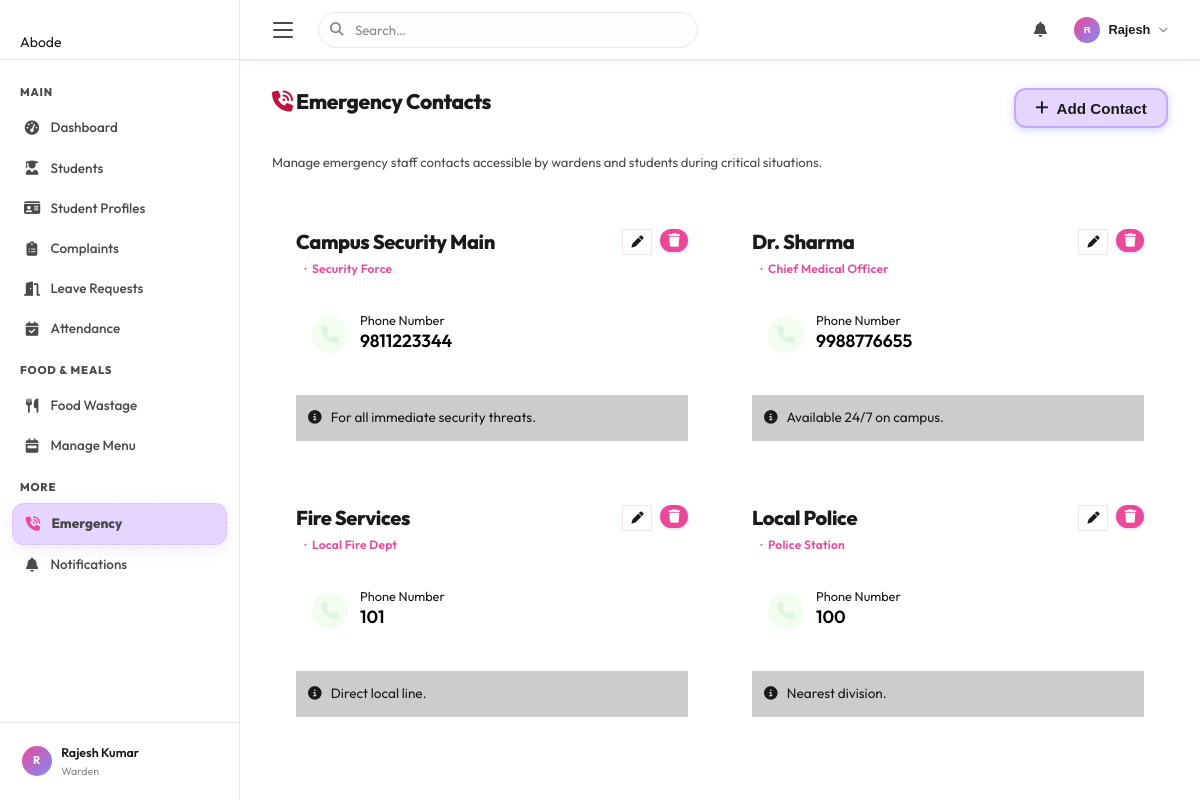
The app's page /emergency/ (signed in) with its own data.
### tables this page shows
CREATE TABLE emergency_contacts (
            id INTEGER PRIMARY KEY AUTOINCREMENT,
            name TEXT NOT NULL,
            role TEXT NOT NULL,
            phone TEXT NOT NULL,
            notes TEXT,
            created_at TIMESTAMP DEFAULT CURRENT_TIMESTAMP,
            updated_at TIMESTAMP DEFAULT CURRENT_TIMESTAMP
        );

### routes/emergency.py (the view)
@bp.route('/', methods=['GET'])
@warden_required
def view_contacts():
    cursor = get_cursor()
    cursor.execute("""
        SELECT id, name, role, phone, notes
        FROM emergency_contacts
        ORDER BY name ASC
    """)
    contacts = cursor.fetchall()
    return render_template('emergency.html', contacts=contacts)

### app.py (called while the page is built)
@app.context_processor
def inject_unread_count():
    if 'user_id' in session:
        from services.db import get_cursor
        uid = session['user_id']
        try:
            cursor = get_cursor()
            cursor.execute("""
                SELECT COUNT(*) AS cnt FROM notifications
                WHERE (user_id = ? OR user_id IS NULL) AND is_read = 0
            """, (uid,))
            result = cursor.fetchone()
            return {'unread_count': result['cnt'] if result else 0}
        except Exception:
            return {'unread_count': 0}
    return {'unread_count': 0}

### routes/emergency.py (called while the page is built)
def warden_required(f):
    @wraps(f)
    def decorated(*args, **kwargs):
        if 'user_id' not in session or session.get('role') != 'warden':
            flash('Access denied. Warden privileges required.', 'danger')
            return redirect(url_for('auth.login', role='warden'))
        return f(*args, **kwargs)
    return decorated

### services/db.py (called while the page is built)
def get_db():
    if 'db' not in g:
        g.db = sqlite3.connect(Config.DB_PATH)
        g.db.row_factory = sqlite3.Row   # Access columns by name like a dict
        g.db.execute("PRAGMA foreign_keys = ON")
    return g.db

def get_cursor(dictionary=True):
    db = get_db()
    return db.cursor()

### templates/emergency.html (shortened to what this page needs)
{% extends "base.html" %}
{% block content %}
<div class="page-header fade-in">
    <h2><i class="fas fa-phone-volume text-danger"></i> Emergency Contacts</h2>
    <button type="button" class="btn-primary" onclick="openAddModal()">
        <i class="fas fa-plus"></i> Add Contact
    </button>
</div>
<p class="text-muted fade-in" style="margin-bottom: 2rem;">Manage emergency staff contacts accessible by wardens and students during critical situations.</p>
<div class="dash-grid" style="grid-template-columns: repeat(auto-fill, minmax(320px, 1fr));">
    {% for contact in contacts %}
    <div class="dash-section fade-in fade-in-{{ loop.index % 5 + 1 }}" style="padding: 1.5rem;">
        <div style="display: flex; justify-content: space-between; align-items: flex-start; margin-bottom: 1rem;">
            <div>
                <h3 style="margin: 0; font-size: 1.25rem;">{{ contact.name }}</h3>
                <span class="badge" style="background: var(--primary-soft); color: var(--primary); font-size: 0.75rem; padding: 4px 8px; position: static;">{{ contact.role }}</span>
            </div>
            <div class="contact-actions" style="display: flex; gap: 0.5rem;">
                <button type="button" class="btn-outline btn-sm" onclick="openEditModal({{ contact.id }}, '{{ contact.name|escape }}', '{{ contact.role|escape }}', '{{ contact.phone|escape }}', '{{ contact.notes|escape }}')" style="padding: 0.3rem 0.5rem;" title="Edit">
                    <i class="fas fa-pen"></i>
                </button>
                <form method="POST" action="{{ url_for('emergency.delete_contact', contact_id=contact.id) }}" style="margin:0;" onsubmit="return confirm('Delete this contact?');">
                    <button type="submit" class="btn-outline btn-sm text-danger" style="padding: 0.3rem 0.5rem; border-color: rgba(239, 68, 68, 0.2);" title="Delete">
                        <i class="fas fa-trash"></i>
                    </button>
                </form>
            </div>
        </div>
        <div style="background: rgba(255,255,255,0.03); border: 1px solid var(--glass-border); border-radius: var(--radius-sm); padding: 1rem; margin-bottom: 1rem;">
            <div style="display: flex; align-items: center; gap: 0.75rem; margin-bottom: 0.5rem;">
                <div style="background: var(--green-soft); color: var(--green); width: 36px; height: 36px; border-radius: 50%; display: flex; align-items: center; justify-content: center; font-size: 1.1rem;">
                    <i class="fas fa-phone"></i>
                </div>
                <div>
                    <div style="font-size: 0.8rem; color: var(--text-muted); line-height: 1;">Phone Number</div>
                    <div style="font-size: 1.1rem; font-family: 'Outfit', sans-serif; font-weight: 600; color: #000000;">{{ contact.phone }}</div>
                </div>
            </div>
        </div>
        {% if contact.notes %}
        <div style="font-size: 0.85rem; color: var(--text-secondary); background: rgba(0,0,0,0.2); padding: 0.75rem; border-radius: var(--radius-sm); border-left: 2px solid var(--text-muted);">
            <i class="fas fa-circle-info" style="margin-right: 0.4rem;"></i> {{ contact.notes }}
        </div>
        {% endif %}
    </div>
    {% endfor %}
</div>
{% endblock %}

### static/css/style.css (style rules this page uses)
*, *::before, *::after { box-sizing: border-box; margin: 0; padding: 0; }
:root { --sidebar-w: 240px; --topbar-h: 60px; --bg: #FFFCFC; --bg-card: #ffffff; --sidebar-bg: #ffffff; --topbar-bg: #ffffff; --primary: #EC4899; --primary-dark: #BE185D; --primary-light: #FBCFE8; --primary-glow: rgba(236, 72, 153, 0.4); --text: #1A1A1A; --text-2: #4A4A4A; --text-3: #888888; --text-inv: #ffffff; --border: #F0E5E9; --border-2: #F8F0F3; --divider: #F8F0F3; --abode-pink: #EC4899; --abode-lavender: #E6D6FF; --abode-mint: #DFF5E1; --abode-beige: #F5EBDD; --green: #DFF5E1; --green-soft: #F2FCEF; --green-text: #2C7A3A; --red: #FDA4AF; --red-soft: #FFE4E6; --red-text: #BE123C; --orange: #F5EBDD; --orange-soft: #FDF9F2; --orange-text: #9B6220; --blue: #E6D6FF; --blue-soft: #F5F0FF; --blue-text: #5b3699; --shadow-xs: 0 1px 2px rgba(0,0,0,.03); --shadow-sm: 0 4px 12px rgba(0,0,0,.04); --shadow: 0 8px 24px rgba(0,0,0,.06); --shadow-md: 0 12px 32px rgba(0,0,0,.08); --shadow-lg: 0 20px 48px rgba(0,0,0,.1); --r-sm: 12px; --r: 16px; --r-lg: 20px; --r-xl: 24px; --r-full: 9999px; }
html { scroll-behavior: smooth; }
body { font-family: 'Outfit', system-ui, -apple-system, sans-serif; background: var(--bg); color: var(--text); line-height: 1.6; min-height: 100vh; overflow-x: hidden; font-size: 14px; }
h1,h2,h3,h4,h5 { font-family: 'Outfit', sans-serif; color: var(--text); line-height: 1.3; }
.page-header { display: flex; align-items: flex-start; justify-content: space-between; gap: 1rem; margin-bottom: 1.5rem; }
.btn-primary { background: var(--primary); color: #fff; box-shadow: 0 1px 3px rgba(99,102,241,.35); }
.btn-outline { background: #fff; color: var(--text); border: 1.5px solid var(--border); }
.btn-sm { padding: .3rem .7rem; font-size: .75rem; }
.btn-primary-compat, button[type="submit"] { display: inline-flex; align-items: center; gap: .4rem; padding: .55rem 1.1rem; border-radius: var(--r-sm); font-size: .83rem; font-weight: 600; font-family: inherit; cursor: pointer; border: none; background: var(--primary); color: #fff; transition: all .18s; box-shadow: 0 1px 3px rgba(99,102,241,.3); }
.dash-grid { display: grid; grid-template-columns: 1fr 1fr; gap: 1rem; }
.badge { display: inline-flex; align-items: center; gap: .3rem; padding: .2rem .6rem; border-radius: var(--r-full); font-size: .68rem; font-weight: 600; text-transform: capitalize; letter-spacing: .2px; }
.badge::before { content: '•'; font-size: .55rem; }
.page-header .btn-primary, .page-header .abode-btn-outline { background: var(--abode-lavender) !important; color: var(--text-dark) !important; font-size: 0.95rem; padding: 0.6rem 1.2rem; border-radius: 12px; box-shadow: 0 4px 10px rgba(230,214,255,0.4); border: 2px solid #C4A7FF !important; font-weight: 800; display: inline-flex; align-items: center; gap: 0.5rem; }
.text-muted { color: var(--text-2); font-size: .82rem; }
.text-danger { color: var(--red-text); }
.fade-in { animation: fadeInUp .4s ease both; }
.fade-in-2 { animation-delay: .1s; }
.fade-in-3 { animation-delay: .15s; }
.fade-in-4 { animation-delay: .2s; }
.fade-in-5 { animation-delay: .25s; }
.btn-primary { background: linear-gradient(135deg, var(--primary), #818cf8) !important; box-shadow: 0 2px 8px rgba(99,102,241,.3) !important; }

### static/css/abode-animations.css (style rules this page uses)
:root { --abode-bg: #FFFFFF; --abode-text: #1A1A1A; --abode-text-muted: #888888; --abode-border: none; --abode-shadow: 0 10px 30px rgba(0,0,0,0.06); --abode-shadow-active: 0 4px 15px rgba(0,0,0,0.08); }
body { font-family: 'Outfit', sans-serif; background-color: var(--abode-bg); color: var(--abode-text); -webkit-font-smoothing: antialiased; }
h1, h2, h3, h4 { font-family: 'Outfit', sans-serif; font-weight: 800; letter-spacing: -0.02em; }

### records on screen
emergency_contacts: name "Campus Security Main", role "Security Force", phone "9811223344", notes "For all immediate security threats."
emergency_contacts: name "Dr. Sharma", role "Chief Medical Officer", phone "9988776655", notes "Available 24/7 on campus."
emergency_contacts: name "Fire Services", role "Local Fire Dept", phone "101", notes "Direct local line."
emergency_contacts: name "Local Police", role "Police Station", phone "100", notes "Nearest division."

### other values on screen
{{ (session.full_name or 'U')[:1].upper() }} "R"
{{ session.full_name }} "Rajesh Kumar"
{{ session.role }} "Warden"
{{ (session.full_name or '').split()[0] }} "Rajesh"
